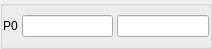
<?xml version="1.0" encoding="UTF-8"?>
<ui version="4.0">
 <class>PointItem</class>
 <widget class="QWidget" name="PointItem">
  <property name="geometry">
   <rect>
    <x>0</x>
    <y>0</y>
    <width>212</width>
    <height>49</height>
   </rect>
  </property>
  <property name="windowTitle">
   <string>CPointItem</string>
  </property>
  <layout class="QHBoxLayout" name="horizontalLayout_3">
   <property name="spacing">
    <number>0</number>
   </property>
   <property name="leftMargin">
    <number>0</number>
   </property>
   <property name="topMargin">
    <number>0</number>
   </property>
   <property name="rightMargin">
    <number>0</number>
   </property>
   <property name="bottomMargin">
    <number>0</number>
   </property>
   <item>
    <widget class="QGroupBox" name="groupBox_PointItem">
     <property name="title">
      <string/>
     </property>
     <layout class="QHBoxLayout" name="horizontalLayout_2" stretch="0">
      <property name="spacing">
       <number>0</number>
      </property>
      <property name="leftMargin">
       <number>0</number>
      </property>
      <property name="topMargin">
       <number>0</number>
      </property>
      <property name="rightMargin">
       <number>0</number>
      </property>
      <property name="bottomMargin">
       <number>0</number>
      </property>
      <item>
       <layout class="QHBoxLayout" name="horizontalLayout">
        <property name="spacing">
         <number>4</number>
        </property>
        <item>
         <widget class="QLabel" name="labelP">
          <property name="text">
           <string>P0</string>
          </property>
         </widget>
        </item>
        <item>
         <widget class="QLineEdit" name="lineEditX"/>
        </item>
        <item>
         <widget class="QLineEdit" name="lineEditY"/>
        </item>
       </layout>
      </item>
     </layout>
    </widget>
   </item>
  </layout>
 </widget>
 <layoutdefault spacing="6" margin="11"/>
 <resources>
  <include location="resources.qrc"/>
 </resources>
 <connections/>
</ui>
